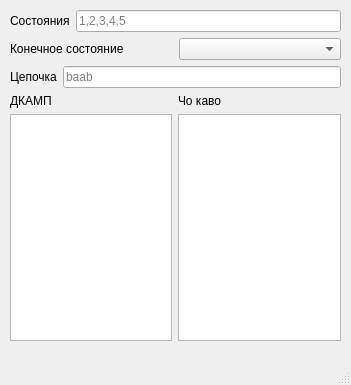
<?xml version="1.0" encoding="UTF-8"?>
<ui version="4.0">
 <class>MainWindow</class>
 <widget class="QMainWindow" name="MainWindow">
  <property name="geometry">
   <rect>
    <x>0</x>
    <y>0</y>
    <width>351</width>
    <height>385</height>
   </rect>
  </property>
  <property name="windowTitle">
   <string>MainWindow</string>
  </property>
  <widget class="QWidget" name="centralwidget">
   <widget class="QWidget" name="">
    <property name="geometry">
     <rect>
      <x>10</x>
      <y>10</y>
      <width>331</width>
      <height>331</height>
     </rect>
    </property>
    <layout class="QVBoxLayout" name="verticalLayout_4">
     <item>
      <layout class="QHBoxLayout" name="horizontalLayout_3">
       <item>
        <widget class="QLabel" name="label_4">
         <property name="text">
          <string>Состояния</string>
         </property>
        </widget>
       </item>
       <item>
        <widget class="QLineEdit" name="lineEdit_conditions">
         <property name="text">
          <string/>
         </property>
         <property name="placeholderText">
          <string>1,2,3,4,5</string>
         </property>
        </widget>
       </item>
      </layout>
     </item>
     <item>
      <layout class="QHBoxLayout" name="horizontalLayout_4">
       <item>
        <widget class="QLabel" name="label_5">
         <property name="text">
          <string>Конечное состояние</string>
         </property>
        </widget>
       </item>
       <item>
        <widget class="QComboBox" name="comboBox_exit_conditions"/>
       </item>
      </layout>
     </item>
     <item>
      <layout class="QVBoxLayout" name="verticalLayout_3">
       <item>
        <layout class="QHBoxLayout" name="horizontalLayout_2">
         <item>
          <widget class="QLabel" name="label_3">
           <property name="text">
            <string>Цепочка</string>
           </property>
          </widget>
         </item>
         <item>
          <widget class="QLineEdit" name="lineEdit_chain">
           <property name="placeholderText">
            <string>baab</string>
           </property>
          </widget>
         </item>
        </layout>
       </item>
       <item>
        <layout class="QHBoxLayout" name="horizontalLayout">
         <item>
          <layout class="QVBoxLayout" name="verticalLayout">
           <item>
            <widget class="QLabel" name="label">
             <property name="text">
              <string>ДКАМП</string>
             </property>
            </widget>
           </item>
           <item>
            <widget class="QTextEdit" name="textEdit_dkamp"/>
           </item>
          </layout>
         </item>
         <item>
          <layout class="QVBoxLayout" name="verticalLayout_2">
           <item>
            <widget class="QLabel" name="label_2">
             <property name="text">
              <string>Чо каво</string>
             </property>
            </widget>
           </item>
           <item>
            <widget class="QTextEdit" name="textEdit_output"/>
           </item>
          </layout>
         </item>
        </layout>
       </item>
      </layout>
     </item>
    </layout>
   </widget>
  </widget>
  <widget class="QMenuBar" name="menubar">
   <property name="geometry">
    <rect>
     <x>0</x>
     <y>0</y>
     <width>351</width>
     <height>22</height>
    </rect>
   </property>
  </widget>
  <widget class="QStatusBar" name="statusbar"/>
 </widget>
 <resources/>
 <connections/>
</ui>
